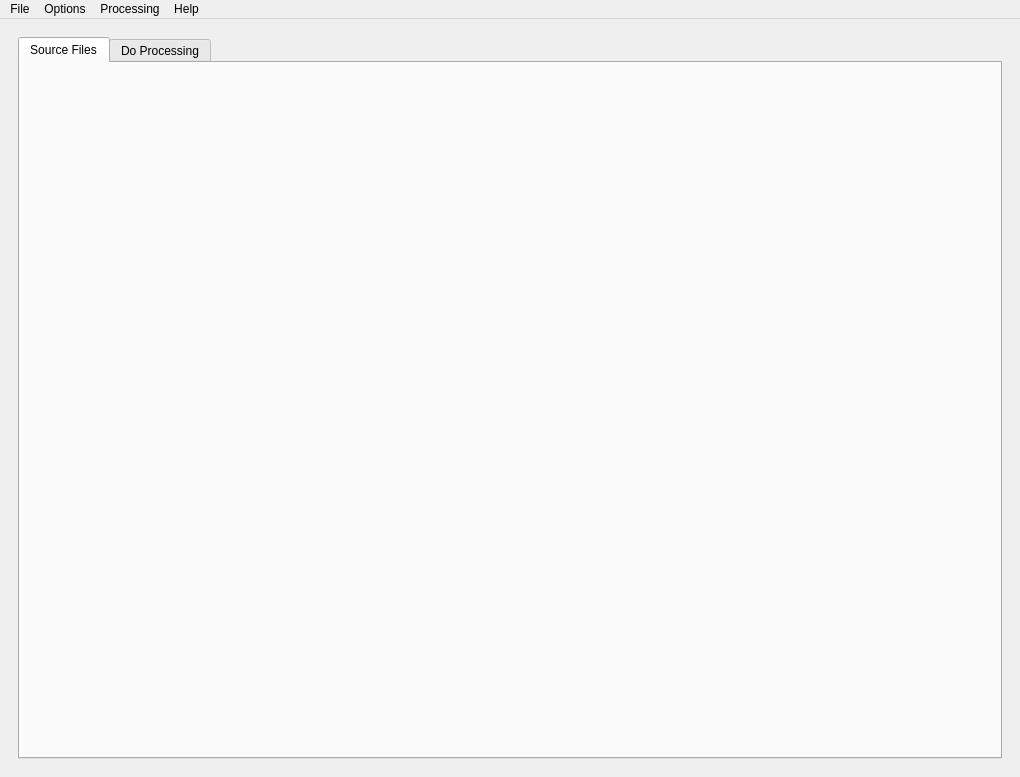
<?xml version="1.0" encoding="UTF-8"?>
<ui version="4.0">
 <class>MainWindow</class>
 <widget class="QMainWindow" name="MainWindow">
  <property name="geometry">
   <rect>
    <x>0</x>
    <y>0</y>
    <width>1020</width>
    <height>777</height>
   </rect>
  </property>
  <property name="windowTitle">
   <string>MainWindow</string>
  </property>
  <widget class="QWidget" name="centralwidget">
   <layout class="QVBoxLayout" name="verticalLayout_3">
    <item>
     <widget class="QWidget" name="dummyWidget1" native="true">
      <layout class="QVBoxLayout" name="verticalLayout_4">
       <item>
        <widget class="QTabWidget" name="outerTabWidget">
         <property name="currentIndex">
          <number>0</number>
         </property>
         <widget class="QWidget" name="sourcesTab">
          <attribute name="title">
           <string>Source Files</string>
          </attribute>
          <layout class="QVBoxLayout" name="sourceFilesLayout">
          </layout>
         </widget>
         <widget class="QWidget" name="doProcessingTab">
          <attribute name="title">
           <string>Do Processing</string>
          </attribute>
          <layout class="QHBoxLayout" name="ww1">
           <item>
            <layout class="QVBoxLayout" name="ww2">
             <item>
              <widget class="QGroupBox" name="controlBox">
               <property name="title">
                <string>Control</string>
               </property>
               <widget class="QWidget" name="layoutWidget">
                <property name="geometry">
                 <rect>
                  <x>50</x>
                  <y>60</y>
                  <width>258</width>
                  <height>64</height>
                 </rect>
                </property>
                <layout class="QVBoxLayout" name="verticalLayout_18">
                 <item>
                  <layout class="QHBoxLayout" name="horizontalLayout_27">
                   <item>
                    <widget class="QPushButton" name="startProcessing">
                     <property name="text">
                      <string>Start processing</string>
                     </property>
                    </widget>
                   </item>
                   <item>
                    <widget class="QPushButton" name="cancelProcessing">
                     <property name="text">
                      <string>Cancel processing</string>
                     </property>
                    </widget>
                   </item>
                  </layout>
                 </item>
                 <item>
                  <widget class="QPushButton" name="openOutputDir">
                   <property name="text">
                    <string>Open output directory</string>
                   </property>
                  </widget>
                 </item>
                </layout>
               </widget>
              </widget>
             </item>
             <item>
              <widget class="QGroupBox" name="statusBox">
               <property name="title">
                <string>Status</string>
               </property>
               <layout class="QVBoxLayout" name="verticalLayout_19">
                <item>
                 <widget class="QProgressBar" name="progressBar">
                  <property name="sizePolicy">
                   <sizepolicy hsizetype="Preferred" vsizetype="Fixed">
                    <horstretch>0</horstretch>
                    <verstretch>0</verstretch>
                   </sizepolicy>
                  </property>
                  <property name="value">
                   <number>24</number>
                  </property>
                 </widget>
                </item>
               </layout>
              </widget>
             </item>
             <item>
              <widget class="QGroupBox" name="ww5">
               <property name="title">
                <string>Processing</string>
               </property>
               <widget class="QWidget" name="layoutWidget_40">
                <property name="geometry">
                 <rect>
                  <x>20</x>
                  <y>30</y>
                  <width>441</width>
                  <height>100</height>
                 </rect>
                </property>
                <layout class="QVBoxLayout" name="verticalLayout_20">
                 <item>
                  <widget class="QLabel" name="processingFilename">
                   <property name="text">
                    <string>File: %1</string>
                   </property>
                  </widget>
                 </item>
                 <item>
                  <layout class="QHBoxLayout" name="horizontalLayout_29">
                   <item>
                    <widget class="QLabel" name="fileOf">
                     <property name="text">
                      <string>File %1 of %2</string>
                     </property>
                    </widget>
                   </item>
                   <item>
                    <widget class="QProgressBar" name="progressBar_2">
                     <property name="value">
                      <number>24</number>
                     </property>
                    </widget>
                   </item>
                  </layout>
                 </item>
                 <item>
                  <widget class="QLabel" name="processingFrames">
                   <property name="text">
                    <string>Processing %1 frames</string>
                   </property>
                  </widget>
                 </item>
                 <item>
                  <layout class="QHBoxLayout" name="horizontalLayout_28">
                   <item>
                    <widget class="QLabel" name="framesPercentage">
                     <property name="text">
                      <string>%1%</string>
                     </property>
                    </widget>
                   </item>
                   <item>
                    <widget class="QProgressBar" name="progressBar_3">
                     <property name="value">
                      <number>24</number>
                     </property>
                    </widget>
                   </item>
                  </layout>
                 </item>
                </layout>
               </widget>
              </widget>
             </item>
            </layout>
           </item>
           <item>
            <layout class="QVBoxLayout" name="ww6">
             <item>
              <widget class="QGroupBox" name="doProcessingRHS">
               <property name="title">
                <string>Output</string>
               </property>
              </widget>
             </item>
            </layout>
           </item>
          </layout>
         </widget>
        </widget>
       </item>
      </layout>
     </widget>
    </item>
   </layout>
   <widget class="QWidget" name="layoutWidget_38">
    <property name="geometry">
     <rect>
      <x>0</x>
      <y>0</y>
      <width>100</width>
      <height>30</height>
     </rect>
    </property>
    <layout class="QHBoxLayout" name="horizontalLayout"/>
   </widget>
   <widget class="QWidget" name="layoutWidget_39">
    <property name="geometry">
     <rect>
      <x>0</x>
      <y>0</y>
      <width>100</width>
      <height>30</height>
     </rect>
    </property>
    <layout class="QHBoxLayout" name="horizontalLayout_2"/>
   </widget>
  </widget>
  <widget class="QMenuBar" name="menubar">
   <property name="geometry">
    <rect>
     <x>0</x>
     <y>0</y>
     <width>1020</width>
     <height>21</height>
    </rect>
   </property>
   <widget class="QMenu" name="menuFile">
    <property name="title">
     <string>File</string>
    </property>
    <addaction name="actionAddSourceFiles"/>
    <addaction name="actionRemoveSourceFiles"/>
    <addaction name="actionQuit"/>
   </widget>
   <widget class="QMenu" name="menuOptions">
    <property name="title">
     <string>Options</string>
    </property>
    <addaction name="actionResetOptions"/>
    <addaction name="actionUndoResetOptions"/>
    <addaction name="separator"/>
    <addaction name="actionSaveOptions"/>
    <addaction name="actionLoadOptions"/>
    <addaction name="separator"/>
    <addaction name="actionSaveRejectedFrames"/>
    <addaction name="actionUseRAMBuffers"/>
   </widget>
   <widget class="QMenu" name="menuProcessing">
    <property name="title">
     <string>Processing</string>
    </property>
    <addaction name="actionTestOptions"/>
    <addaction name="actionStartProcessing"/>
    <addaction name="actionCancelProcessing"/>
   </widget>
   <widget class="QMenu" name="menuHelp">
    <property name="title">
     <string>Help</string>
    </property>
    <addaction name="actionAbout"/>
   </widget>
   <addaction name="menuFile"/>
   <addaction name="menuOptions"/>
   <addaction name="menuProcessing"/>
   <addaction name="menuHelp"/>
  </widget>
  <action name="actionAddSourceFiles">
   <property name="text">
    <string>Add Source Files</string>
   </property>
   <property name="shortcutContext">
    <enum>Qt::WindowShortcut</enum>
   </property>
  </action>
  <action name="actionRemoveSourceFiles">
   <property name="text">
    <string>Remove Source Files</string>
   </property>
  </action>
  <action name="actionQuit">
   <property name="text">
    <string>Quit</string>
   </property>
  </action>
  <action name="actionResetOptions">
   <property name="text">
    <string>Reset Options</string>
   </property>
  </action>
  <action name="actionUndoResetOptions">
   <property name="text">
    <string>Undo Reset Options</string>
   </property>
  </action>
  <action name="actionSaveOptions">
   <property name="text">
    <string>Save Options</string>
   </property>
  </action>
  <action name="actionLoadOptions">
   <property name="text">
    <string>Load Options</string>
   </property>
  </action>
  <action name="actionSaveRejectedFrames">
   <property name="checkable">
    <bool>true</bool>
   </property>
   <property name="text">
    <string>Save Rejected Frames</string>
   </property>
  </action>
  <action name="actionUseRAMBuffers">
   <property name="checkable">
    <bool>true</bool>
   </property>
   <property name="text">
    <string>Use RAM Buffers For Quality Sorting</string>
   </property>
  </action>
  <action name="actionTestOptions">
   <property name="text">
    <string>Test Options</string>
   </property>
  </action>
  <action name="actionStartProcessing">
   <property name="text">
    <string>Start Processing</string>
   </property>
  </action>
  <action name="actionCancelProcessing">
   <property name="text">
    <string>Cancel Processing</string>
   </property>
  </action>
  <action name="actionAbout">
   <property name="text">
    <string>About</string>
   </property>
  </action>
 </widget>
 <resources/>
 <connections/>
</ui>
